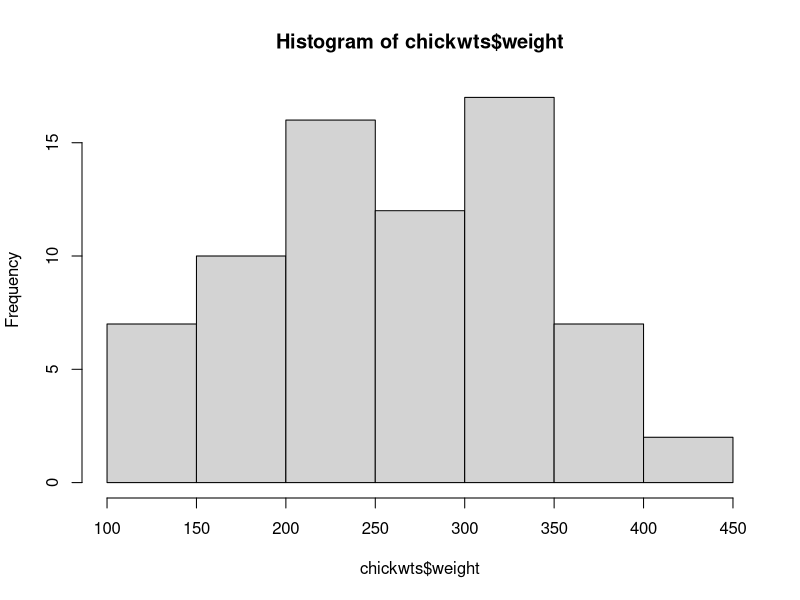
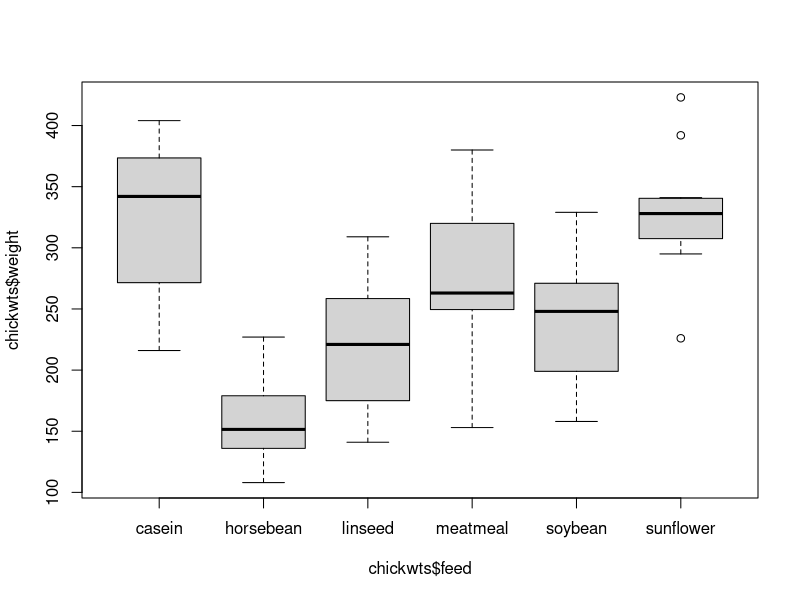
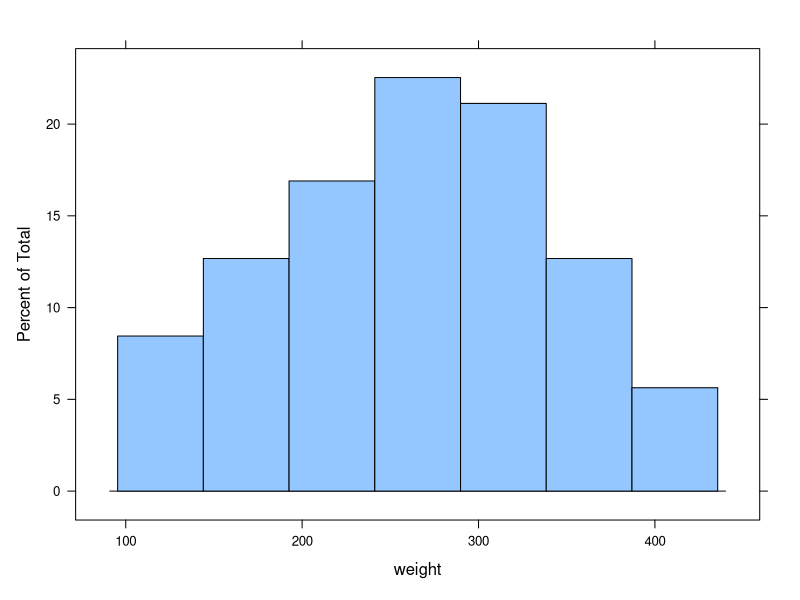

Recreate these plots in R, in order.
#Lattice Package Plots -----------------------------------------------------------------------------
#install.packages("lattice")
library(lattice)

hist(chickwts$weight)
boxplot(chickwts$weight ~ chickwts$feed)

lattice::histogram(~weight, data=chickwts)
